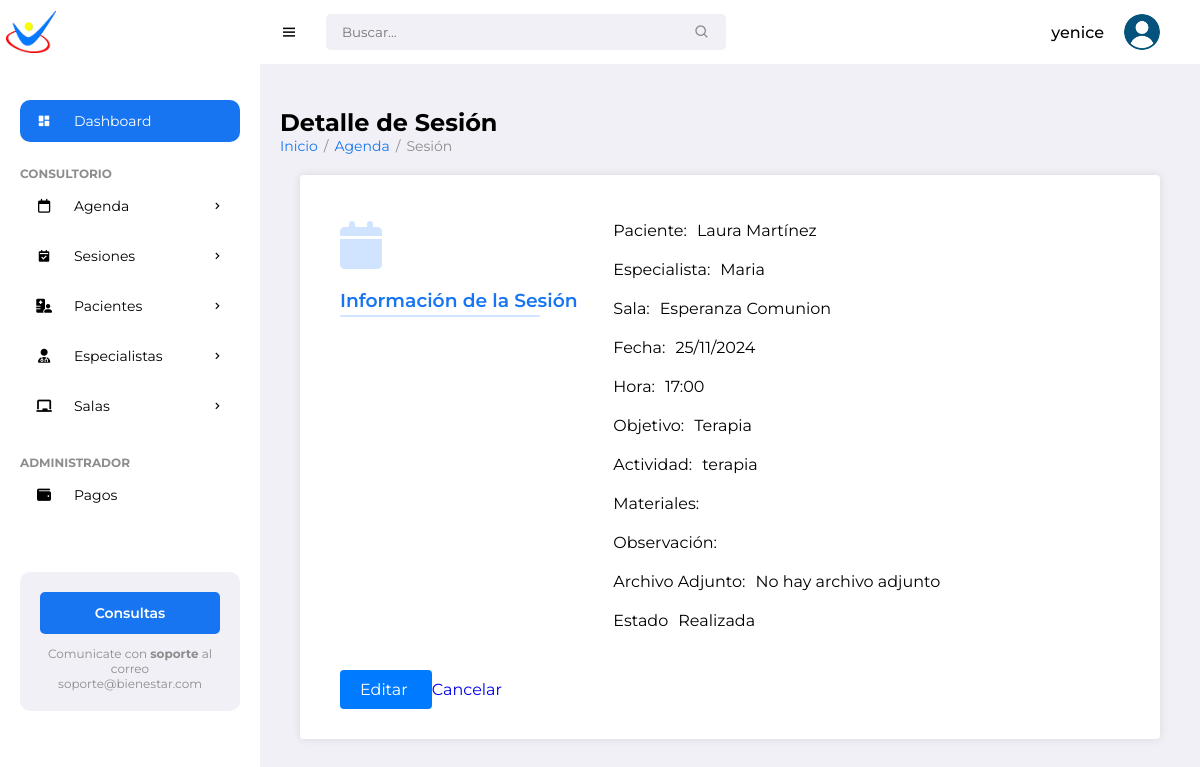
Screenshot of /sessions/1/ (signed in) with the database file from the repository.
### pacientes/models.py (models this page shows, shortened)
class Session(models.Model):
    STATUS_CHOICES = [
        ('Pendiente', 'Pendiente'),
        ('Realizada', 'Realizada'),
        ('Cancelada', 'Cancelada')
    ]
    patient = models.ForeignKey(Patient, on_delete=models.CASCADE, related_name='sessions')
    specialist = models.ForeignKey(Specialist, on_delete=models.CASCADE, related_name='sessions')
    room = models.ForeignKey(Room, on_delete=models.SET_NULL, null=True, related_name='sessions')
    date = models.DateField()
    time = models.TimeField()
    objective = models.CharField(max_length=255)
    activity = models.TextField()
    materials = models.TextField(blank=True)
    observation = models.TextField(blank=True)
    attachment = models.FileField(upload_to='session_attachments/', blank=True, null=True)
    status = models.CharField(
        max_length=10,
        choices=STATUS_CHOICES,
        default='Pendiente',
        help_text="Estado de la sesión: 'Pendiente', 'Completada o 'Cancelada'."
    )
    paid_in_advance = models.BooleanField(default=False, verbose_name="Pagada por adelantado")

class Patient(models.Model):
    name = models.CharField(max_length=100)
    surname = models.CharField(max_length=100)
    date_of_birth = models.DateField()
    gender = models.CharField(max_length=10, choices=[('M','Male'), ('F','Female')])
    address = models.CharField(max_length=255)
    phone_number = models.CharField(max_length=20)
    email = models.EmailField()
    cost_session = models.DecimalField(max_digits=10, decimal_places=2, default=0)
    photo = models.ImageField(upload_to='patient_photos/', blank=True, null=True)
    marital_status = models.CharField(max_length=20)
    medical_diagnosis = models.TextField()
    attachments = models.FileField(upload_to='patient_attachments/', blank=True, null=True)
    therapy = models.CharField(max_length=100)
    education = models.CharField(max_length=100, default='No especificado')
    therapist = models.ForeignKey(Specialist, on_delete=models.SET_NULL, null=True, related_name='patients')
    medical_history = models.TextField(blank=True, null=True)
    allergies = models.CharField(max_length=255, blank=True)  # Changed from TextField
    emergency_contact_name = models.CharField(max_length=100)
    emergency_contact_phone = models.CharField(max_length=20)  # Updated length
    notes = models.TextField(blank=True)
    created_date = models.DateTimeField(auto_now_add=True)
    status = models.CharField(max_length=50, choices=[
        ('Active', 'Active'),
        ('Discharged', 'Discharged'),
        ('Suspended', 'Suspended')
    ], blank=True,
        null=True)

class Specialist(models.Model):
    ROLES = [
        ('especialista', 'Especialista'),
        ('administrador', 'Administrador'),
    ]
    name = models.CharField(max_length=100)
    surname = models.CharField(max_length=100)
    specialty = models.CharField(max_length=100)
    email = models.EmailField()
    phone = models.CharField(max_length=20)
    dni = models.CharField(max_length=20, unique=True)
    profile_image = models.ImageField(upload_to='specialist_images/', null=True, blank=True)
    role = models.CharField(max_length=20, choices=ROLES, default='especialista')
    password = models.CharField(max_length=128)

class Room(models.Model):
    name = models.CharField(max_length=100)
    capacity = models.IntegerField()
    location = models.CharField(max_length=100)
    specialists = models.ManyToManyField(Specialist, related_name='rooms')

### pacientes/views.py (the view, shortened to what this page needs)
# urls.py: path('sessions/<int:session_id>/', views.session_detail, name='session_detail'),
@login_required
def session_detail(request, session_id):
    session = get_object_or_404(Session, id=session_id)
    return render(request, 'pacientes/session/session_detail.html', {'session': session})

### pacientes/templates/pacientes/session/session_detail.html (shortened to what this page needs)
{% extends "pacientes/base/base.html" %}
{% block content %}
<h1>Detalle de Sesión</h1>
<ul class="breadcrumbs">
    <li><a href="{% url 'patient_list' %}">Inicio</a></li>
    <li class="divider">/</li>
    <li><a href="{% url 'calendar' %}">Agenda</a></li>
    <li class="divider">/</li>
    <li><a href="#" class="active">Sesión</a></li>
</ul>
<div class="form-container">
    <form method="post" class="add-form">
        <div class="row section">
            <div class="col-title">
                <i class="fa-solid fa-calendar"></i>
                <h3>Información de la Sesión</h3>
            </div>
            <div class="col-fields">
                <div class="form-group">
                    <label for="{{ form.patient.id_for_label }}">Paciente:</label>
                    <p>{{ session.patient.name }} {{ session.patient.surname }}</p>
                </div>
                <div class="form-group">
                    <label for="{{ form.specialist.id_for_label }}">Especialista:</label>
                    <p>{{ session.specialist.name }}</p>
                </div>
                <div class="form-group">
                    <label for="{{ form.room.id_for_label }}">Sala:</label>
                    <p>{{ session.room.name }}</p>
                </div>
                <div class="form-group">
                    <label for="{{ form.date.id_for_label }}">Fecha:</label>
                    <p>{{ session.date|date:"d/m/Y" }}</p>
                </div>
                <div class="form-group">
                    <label for="{{ form.time.id_for_label }}">Hora:</label>
                    <p>{{ session.time|time:"H:i" }}</p>
                </div>
                <div class="form-group">
                    <label for="{{ form.objective.id_for_label }}">Objetivo:</label>
                    <p>{{ session.objective }}</p>
                </div>
                <div class="form-group">
                    <label for="{{ form.activity.id_for_label }}">Actividad:</label>
                    <p>{{ session.activity }}</p>
                </div>
                <div class="form-group">
                    <label for="{{ form.materials.id_for_label }}">Materiales:</label>
                </div>
                <div class="form-group">
                    <label for="{{ form.observation.id_for_label }}">Observación:</label>
                </div>
                <div class="form-group">
                    <label for="{{ form.attachment.id_for_label }}">Archivo Adjunto:</label>
                    {% if session.attachment %}
                        <a href="{{ session.attachment.url }}" target="_blank">{{ session.attachment.name }}</a>
                    {% else %}
                        <p>No hay archivo adjunto</p>
                    {% endif %}
                </div>
                <div class="form-group">
                    <label for="{{ form.status.id_for_label }}">Estado</label>
                    <p>{{ session.get_status_display }}</p>
                </div>
            </div>
        </div>
        <div class="button-group">
            <a href="{% url 'edit_session' session.id %}" class="btn btn-primary">
                Editar
            </a>
            <a href="{% url 'reservation_list' %}" class="btn btn-secundary">
                Cancelar
            </a>
        </div>
    </form>
</div>
{% endblock %}

### pacientes/templates/pacientes/base/base.html (shortened to what this page needs)
{% load static %}
<!DOCTYPE html>
<html lang="en">
<head>
	<link href='https://unpkg.com/boxicons@2.0.9/css/boxicons.min.css' rel='stylesheet'>
	<link rel="stylesheet" href="https://cdnjs.cloudflare.com/ajax/libs/font-awesome/6.5.2/css/all.min.css">
	<link rel="stylesheet" href="{% static 'pacientes/css/styles.css' %}">
</head>
<body>
		<section id="sidebar">
			<a href="#" class="brand"><img src="{% static 'pacientes/images/min_logo.png' %}" alt="" style="width: 50px;"></a>
			<ul class="side-menu">
				<li><a href="#" class="active"><i class='bx bxs-dashboard icon' ></i> Dashboard</a></li>
				<li class="divider" data-text="Consultorio"></li>
				<li>
					<a href="{% url 'calendar' %}"><i class="fa-regular fa-calendar icon"></i>Agenda <i class='bx bx-chevron-right icon-right' ></i></a>
				</li>
				<li>
					<a href="{% url 'reservation_list' %}">
						<i class='bx bxs-calendar-check icon'></i> Sesiones
						<i class='bx bx-chevron-right icon-right'></i>
					</a>
				</li>
				<li>
					<a href="#"><i class="fa-solid fa-hospital-user icon"></i> Pacientes <i class='bx bx-chevron-right icon-right' ></i></a>
				</li>
				<li>
					<a href="#">
						<i class="fa-solid fa-user-doctor icon"></i> Especialistas
						<i class='bx bx-chevron-right icon-right'></i>
					</a>
				</li>
				<li>
			<a href="#">
				<i class="fas fa-chalkboard icon"></i> Salas
			<i class='bx bx-chevron-right icon-right'></i>
			</a>
	       </li>
			<li class="divider" data-text="Administrador"></li>
			<li><a href="{% url 'payment_list' %}"><i class="fa-solid fa-wallet icon"></i> Pagos</a></li>
		</ul>
			<div class="ads">
				<div class="wrapper">
					<a href="mailto:soporteit@ingenieriaterra.com.ar" class="btn-upgrade">Consultas</a>
					<p>Comunicate con <span>soporte</span> al correo soporte@bienestar.com</p>
				</div>
			</div>
		</section>
	<section id="content">
		<nav>
			<i class='bx bx-menu toggle-sidebar' ></i>
			<form action="#">
				<div class="form-group">
					<input type="text" placeholder="Buscar...">
					<i class='bx bx-search icon' ></i>
				</div>
			</form>
			<div class="profile">
				<span class="username">{{ user.username }}</span>
				<img src="{% static 'pacientes/images/usuario.png' %}" alt="">
			</div>
		</nav>
		<main>
			  <div class="main-content">
                {% block content %}{% endblock %}
            </div>
		</main>
</body>
</html>

### rows the page displays
Session: patient.name "Laura", patient.surname "Martínez", specialist.name "Maria", room.name "Esperanza Comunion", date "25/11/2024", time "17:00", objective "Terapia", activity "terapia", status "Realizada"

### other values shown
{{ user.username }} "yenice"
